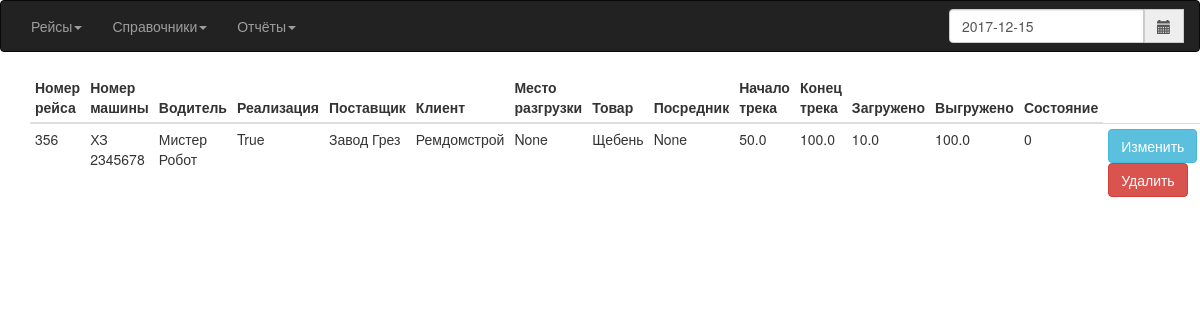
The app's page /, older data.
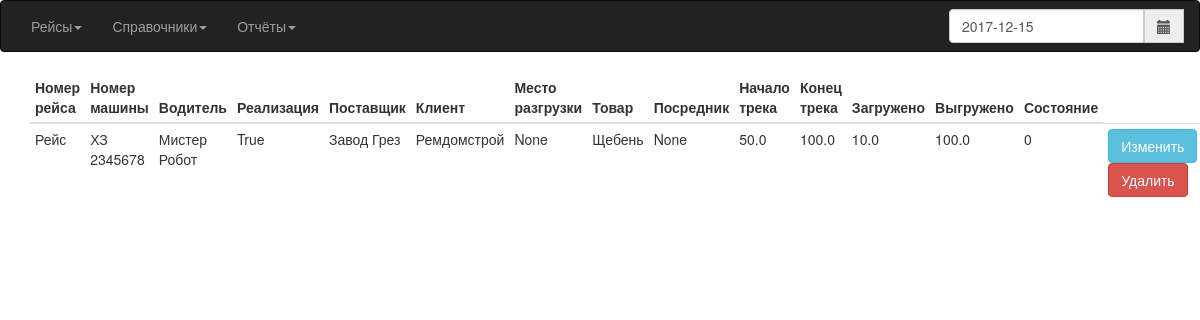
The same page, newer data.
### Avtoregion/models.py (models this page shows, shortened)
class Race(models.Model):
    id_race = models.AutoField(primary_key=True)
    name_race = models.CharField(max_length=5, default='Рейс')
    race_date = models.DateField(default=date.today)
    car = models.ForeignKey(Car)
    driver = models.ForeignKey(Driver)
    type_ship = models.BooleanField(default=0)
    supplier = models.ForeignKey(Supplier)
    customer = models.ForeignKey(Customer)
    shipment = models.ForeignKey(Shipment, null=True, blank=True)
    product = models.ForeignKey(Product)
    mediator = models.ForeignKey(Mediator, null=True, blank=True)
    s_milage = models.FloatField(default=0)
    e_milage = models.FloatField(default=0)
    weight_load = models.FloatField(default=0)
    weight_unload = models.FloatField(default=0)
    comm = models.TextField(null=True, blank=True)
    state = models.IntegerField(default=0)
    create_time = models.DateTimeField(auto_now=True)

class Car(models.Model):
    id_car = models.AutoField(primary_key=True)
    number = models.CharField(max_length=10, unique=True, verbose_name='Номер машины')
    pts = models.CharField(max_length=10, unique=True, blank=True, verbose_name='ПТС')
    trailer = models.ForeignKey(Trailer, blank=True, null=True)
    def __str__(self):
        return '%s' % self.number

class Driver(models.Model):
    id_driver = models.AutoField(primary_key=True)
    name = models.CharField(max_length=50, verbose_name='Водитель')
    def __str__(self):
        return '%s' % self.name

class Supplier(models.Model):
    id_supplier = models.AutoField(primary_key=True)
    name = models.CharField(max_length=256, verbose_name='Поставщик')
    inn = models.DecimalField(max_digits=12, decimal_places=0, unique=True, null=True, verbose_name='ИНН')
    def __str__(self):
        return '%s' % self.name

class Customer(models.Model):
    id_customer = models.AutoField(primary_key=True)
    name = models.CharField(max_length=256,  verbose_name='Клиент')
    def __str__(self):
        return '%s' % self.name

class Product(models.Model):
    id_product = models.AutoField(primary_key=True)
    name = models.CharField(max_length=10, verbose_name='Груз')
    def __str__(self):
        return '%s' % self.name

### Avtoregion/views.py (the view)
# urls.py: url(r'^$', views.RaceView, name='Race'),
def RaceView(req):
    if req.method == 'GET':
        if req.GET.get('input_date') is not None:
            date = req.GET.get('input_date')
        else:
            date = timezone.now().date()
        print(date)
        qRace = Race.objects.all().filter(race_date=date)
        return render(request=req, template_name='race.html', context={'qRace': qRace})

### templates/race.html (shortened to what this page needs)
{% extends "index.html" %}
{% block content %}
<div class="container">
 {% if qRace%}
	 <table class="table table-hover table-condensed table-responsive">
		 <thead>
		 <tr>
			 <th>Номер рейса</th>
			 <th>Номер машины</th>
			 <th>Водитель</th>
			 <th>Реализация</th>
			 <th>Поставщик</th>
			 <th>Клиент</th>
			 <th>Место разгрузки</th>
			 <th>Товар</th>
			 <th>Посредник</th>
			 <th>Начало трека</th>
			 <th>Конец трека</th>
			 <th>Загружено</th>
			 <th>Выгружено</th>
			 <th>Состояние</th>
		 </tr>
		 </thead>
	 {% for q in qRace%}
         <tbody>
	    <tr>
		 <td>
			{{ q.name_race}}
		 </td>
		 <td>
			{{ q.car}}
		 </td>
			<td>
				{{ q.driver}}
			</td>
			<td>
				{{ q.type_ship}}
			</td>
		  <td>
			  {{ q.supplier}}
		  </td>
		  <td>
			  {{ q.customer}}
		  </td>
		  <td>
			  {{ q.shipment}}
		  </td>
		  <td>
			  {{ q.product}}
		  </td>
		  <td>
			  {{ q.mediator}}
		  </td>
		  <td>
			  {{ q.s_milage}}
		  </td>
		  <td>
			  {{ q.e_milage}}
		  </td>
		  <td>
			  {{ q.weight_load}}
		  </td>
		  <td>
			  {{ q.weight_unload}}
		  </td>
		  <td>
			  {{ q.state}}
		  </td>
		 <td>
			<form action="Race/update" method="post">
              <button name="update" value="update" class="btn btn-info">Изменить</button>
			</form>
			 <form action="Race/delete" method="post">
			        <button name="delete" class="btn btn-danger">Удалить</button>
		  </form>
	     </td>
	    </tr>
     </tbody>
	 {% endfor %}
	 </table>
 {% endif %}
</div>
{% endblock %}

### templates/index.html (shortened to what this page needs)
<!DOCTYPE html>
<html lang="ru">
<head>
	<link rel="stylesheet" href="/static/css/bootstrap.min.css">
	<link rel="stylesheet" href="/static/css/bootstrap-datetimepicker.min.css">
</head>
<nav class="navbar navbar-inverse">
  <div class="container-fluid">
	    <ul class="nav navbar-nav">
		    <li class="dropdown">
			    <a class="dropdown-toggle" data-toggle="dropdown" href="/Race">Рейсы<span class="caret"></span></a>
		    </li>
		    <li class="dropdown">
			    <a class="dropdown-toggle" href="index.html" data-toggle="dropdown">Справочники<span class="caret"></span></a>
		    </li>
	      <li class="dropdown">
		        <a class="dropdown-toggle" data-toggle="dropdown" href="index.html">Отчёты<span class="caret"></span></a>
	      </li>
	    </ul>
	    <ul class="nav navbar-nav navbar-form navbar-right">
		    <li>
			    <div class="input-group date" id="datetimepicker">
                    <form id="push_date" action="" method="get">
				              <input id="date" type="text" class="form-control" name="input_date"/>
                    </form>
				    <span class="input-group-addon" >
									<span class="glyphicon glyphicon-calendar"></span>
						</span>
			    </div>
		    </li>
	    </ul>
	  </div>
</nav>
<body>
		{% block content %}
		{% endblock %}
</body>
</html>

Row changes from the older to the newer data that the page shows:
changed Race "True": name_race "356" → "Рейс"
